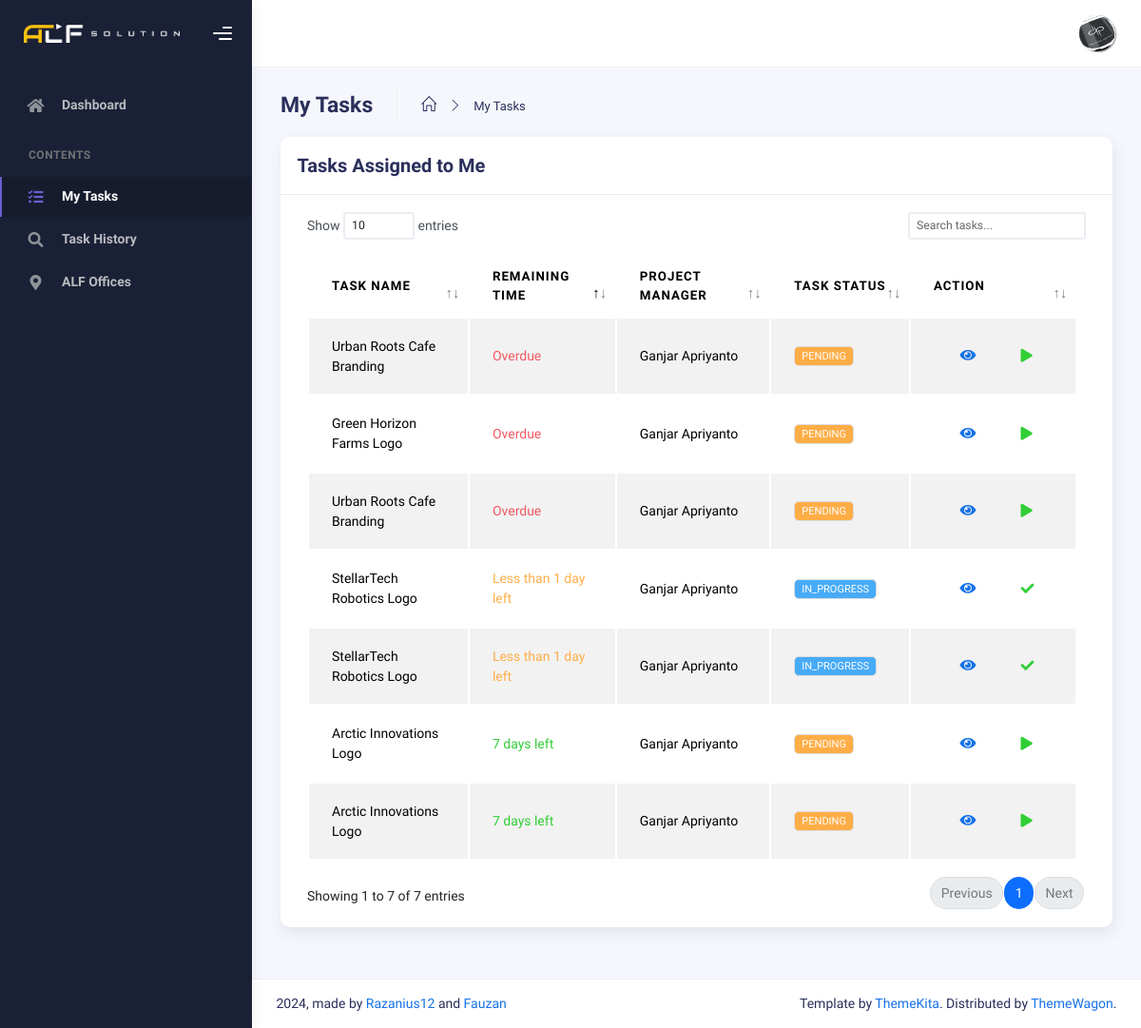
The app's page /index.php?page=task (signed in), older data.
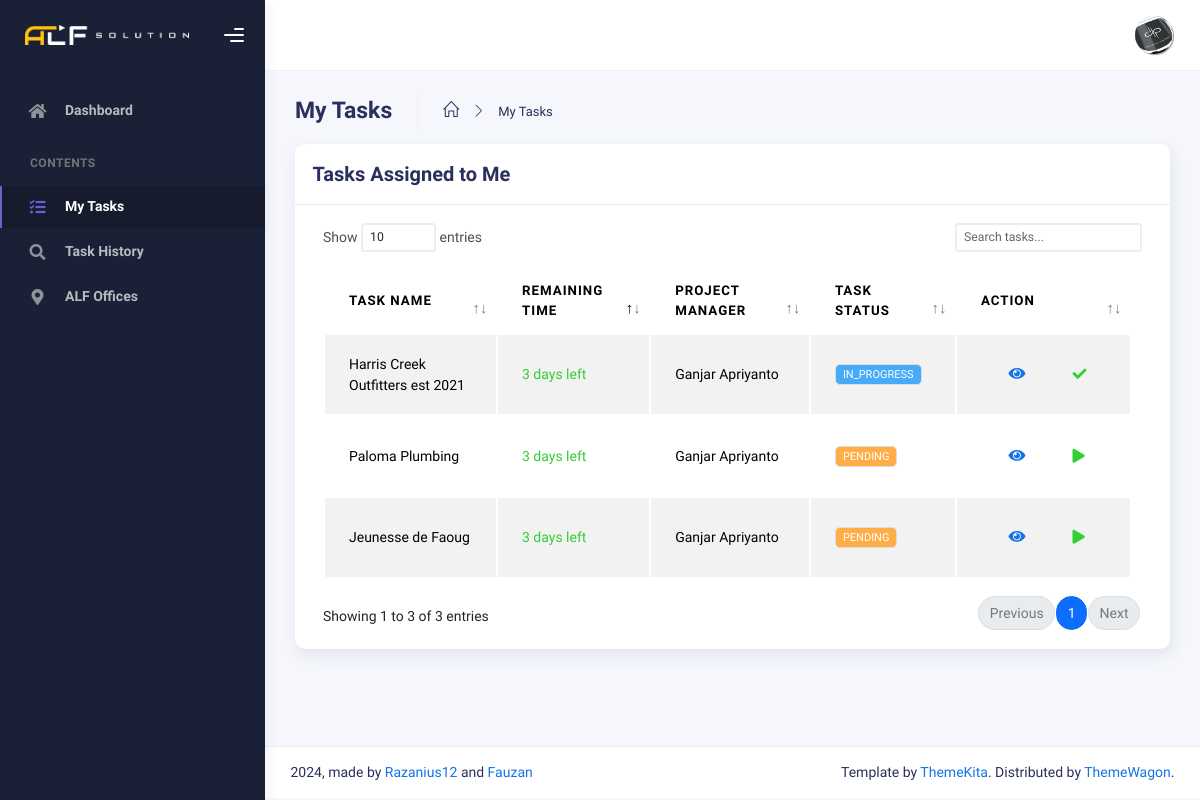
The same page, newer data.
### tables this page shows
CREATE TABLE `orders` (
  `id_order` int(11) NOT NULL,
  `project_manager_id` int(11) DEFAULT NULL,
  `worker_id` int(11) DEFAULT NULL,
  `order_name` varchar(255) DEFAULT NULL,
  `description` text DEFAULT NULL,
  `start_date` datetime DEFAULT NULL,
  `finished_at` datetime DEFAULT NULL,
  `deadline` date DEFAULT NULL,
  `status` enum('PENDING','IN_PROGRESS','COMPLETED','CANCELLED') DEFAULT 'PENDING',
  `order_price` int(255) DEFAULT NULL,
  `references_id` int(11) DEFAULT NULL,
  `attach_result_id` int(11) DEFAULT NULL
);

### main/pages/task.php (the view, shortened to what this page needs)
<?php
require 'config/database.php';
$currentWorkerId = $_SESSION['user_id'];
$stmt = mysqli_prepare($conn, "SELECT
           o.id_order,
           o.order_name,
           o.status,
           o.start_date,
           o.deadline,
           o.description,
           a.name_admin AS project_manager
          FROM
           orders o
          LEFT JOIN
           admins a ON o.project_manager_id = a.id_admin
          LEFT JOIN
           workers w ON o.worker_id = w.id_worker
          WHERE
          o.worker_id = ? AND o.status IN ('IN_PROGRESS', 'PENDING')");
mysqli_stmt_bind_param($stmt, "i", $currentWorkerId);
mysqli_stmt_execute($stmt);
$result = mysqli_stmt_get_result($stmt);
function getStatusBadgeClass($status)
{
 switch (strtoupper($status)) {
  case 'IN_PROGRESS':
   return 'info';
  case 'PENDING':
   return 'warning';
 }
}
?>
<div class="container">
 <div class="page-inner">
  <div class="page-header mb-0">
   <h3 class="fw-bold mb-3">My Tasks</h3>
   <ul class="breadcrumbs mb-3">
    <li class="nav-home">
     <a href="index.php">
      <i class="icon-home"></i>
     </a>
    </li>
    <li class="separator">
     <i class="icon-arrow-right"></i>
    </li>
    <li class="nav-item">
     <a href="index.php?page=task">My Tasks</a>
    </li>
   </ul>
  </div>
  <div class="row">
   <div class="col-md-12">
    <div class="card">
     <div class="card-header">
      <div class="d-flex align-items-center">
       <h4 class="card-title">Tasks Assigned to Me</h4>
      </div>
     </div>
     <div class="card-body">
      <div class="table-responsive">
       <table id="task-table" class="display table table-striped table-hover">
        <thead>
         <tr>
          <th>Task Name</th>
          <th>Remaining Time</th>
          <th>Project Manager</th>
          <th>Task Status</th>
          <th style="width: 10%">Action</th>
         </tr>
        </thead>
        <tbody>
         <?php
         while ($task = mysqli_fetch_assoc($result)): ?>
          <tr>
           <td><?= htmlspecialchars($task['order_name']) ?></td>
           <td>
            <?php
            $deadlineDate = new DateTime($task['deadline']);
            $now = new DateTime();
            if (htmlspecialchars($task['status']) == 'COMPLETED') {
             echo '<span class="text-success">Completed</span>';
            } else if (htmlspecialchars($task['status']) == 'CANCELLED') {
             echo '<span class="text-danger">Cancelled</span>';
            } else {
             $nowDate = new DateTime($now->format('Y-m-d'));
             if ($nowDate > $deadlineDate) {
              echo '<span class="text-danger">Overdue</span>';
             } else if ($nowDate == $deadlineDate) {
              echo '<span class="text-warning">Less than 1 day left</span>';
             } else {
              $interval = $nowDate->diff($deadlineDate);
              $daysLeft = $interval->days;
              if ($daysLeft > 1) {
               $timeLeft = "$daysLeft days left";
               echo '<span class="text-success">' . htmlspecialchars($timeLeft) . '</span>';
              } else {
               echo '<span class="text-warning">Less than 1 day left</span>';
              }
             }
            }
            ?>
           </td>
           <td><?= htmlspecialchars($task['project_manager'] ?? 'N/A') ?></td>
           <td>
            <span class="badge bg-<?= getStatusBadgeClass($task['status']) ?>">
             <?= htmlspecialchars($task['status']) ?>
            </span>
           </td>
           <td>
            <div class="form-button-action">
             <button type="button" class="btn btn-link btn-primary btn-lg" data-task-id="<?= $task['id_order'] ?>"
              data-task-name="<?= htmlspecialchars($task['order_name']) ?>"
              data-task-description="<?= htmlspecialchars($task['description'] ?? '') ?>"
              data-task-status="<?= htmlspecialchars($task['status']) ?>" onclick="showTaskDetails(this)">
              <i class="fa fa-eye"></i>
             </button>
             <?php if ($task['status'] === 'PENDING'): ?>
              <button type="button" class="btn btn-link btn-success" onclick="takeOrder(<?= $task['id_order'] ?>)">
               <i class="fa fa-play"></i>
              </button>
             <?php elseif ($task['status'] === 'IN_PROGRESS'): ?>
              <button type="button" class="btn btn-link btn-success" onclick="markTaskComplete(<?= $task['id_order'] ?>)">
               <i class="fa fa-check"></i>
              </button>
             <?php endif; ?>
            </div>
           </td>
          </tr>
         <?php endwhile; ?>
        </tbody>
       </table>
      </div>
     </div>
    </div>
   </div>
  </div>
 </div>
</div>

### index.php (shortened to what this page needs)
<!DOCTYPE html>
<html lang="en">
<?php
$currentUser = getCurrentUserDetails();
include_once 'head.php';
?>
<body>
 <div class="wrapper">
  <?php
  include_once 'main/bars/sidebar.php';
  ?>
  <div class="main-panel">
   <?php
   include_once 'main/bars/navbar.php';
   $page = $_GET['page'] ?? 'dashboard';
   switch ($page) {
    case 'task':
     includePage('main/pages/task.php');
     break;
   }
   function includePage($file)
   {
    if (file_exists($file)) {
     include $file;
    } else {
     header('Location: index.php?page=dashboard');
     exit();
    }
   }
   include_once 'footer.php';
   ?>
  </div>
</body>

### head.php (shortened to what this page needs)
<head>
 <link rel="stylesheet" href="assets/css/bootstrap.min.css" />
 <link rel="stylesheet" href="assets/css/plugins.min.css" />
 <link rel="stylesheet" href="assets/css/kaiadmin.min.css" />
 <link href="https://cdnjs.cloudflare.com/ajax/libs/cropperjs/1.5.12/cropper.min.css" rel="stylesheet">
</head>

### main/bars/sidebar.php (shortened to what this page needs)
<?php
$currentPage = $_GET['page'] ?? 'dashboard';
$mainSidebarItems = [
 'dashboard' => [
  'icon' => 'fas fa-home',
  'label' => 'Dashboard',
  'url' => './index.php?page=dashboard',
  'roles' => ['admin', 'worker']
 ],
 'admins' => [
  'icon' => 'fas fa-users-cog',
  'label' => 'Admins',
  'url' => 'index.php?page=admins',
  'roles' => ['admin']
 ]
];
$contentSidebarItems = [
 'workers' => [
  'icon' => 'fas fa-pen-square',
  'label' => 'Workers',
  'url' => 'index.php?page=workers',
  'roles' => ['admin'],
  'submenu' => ($currentPage === 'addNewPosition') ? [
   'addNewPosition' => [
    'icon' => 'fas fa-plus-circle',
    'label' => 'Add New Position',
    'url' => 'index.php?page=addNewPosition',
    'roles' => ['admin']
   ]
  ] : []
 ],
 'task' => [
  'icon' => 'fas fa-tasks',
  'label' => 'My Tasks',
  'url' => 'index.php?page=task',
  'roles' => ['worker']
 ],
 'history' => [
  'icon' => 'fas fa-search',
  'label' => 'Task History',
  'url' => 'index.php?page=history',
  'roles' => ['worker']
 ],
 'orderData' => [
  'icon' => 'fas fa-table',
  'label' => 'Order Data',
  'url' => 'index.php?page=orderData',
  'roles' => ['admin']
 ],
 'alfOffices' => [
  'icon' => 'fas fa-map-marker-alt',
  'label' => 'ALF Offices',
  'url' => 'index.php?page=alfOffices',
  'roles' => ['admin', 'worker']
 ],
 'monthlyRecap' => [
  'icon' => 'far fa-chart-bar',
  'label' => 'Monthly Recap',
  'url' => 'index.php?page=monthlyRecap',
  'roles' => ['admin']
 ]
];
function renderSidebarItems($items, $currentPage, $currentUser)
{
 foreach ($items as $page => $item) {
  $hasAccess = isset($item['roles']) &&
   in_array($currentUser['role'], $item['roles']);
  if (!$hasAccess)
   continue;
  $isActive = ($currentPage === $page);
  $hasSubmenu = isset($item['submenu']) && !empty($item['submenu']);
  ?>
  <li class="nav-item <?= $isActive ? 'active' : '' ?>">
   <?php if ($hasSubmenu): ?>
    <div class="nav-link-wrapper">
     <a href="<?= $item['url'] ?>" class="nav-link">
      <i class="<?= $item['icon'] ?>"></i>
      <p><?= $item['label'] ?></p>
     </a>
     <a href="#<?= $page ?>Submenu" class="submenu-toggle" data-bs-toggle="collapse">
      <span class="caret"></span>
     </a>
    </div>
    <div class="collapse <?= ($currentPage === $page ||
     array_key_exists($currentPage, $item['submenu'])) ? 'show' : '' ?>" id="<?= $page ?>Submenu">
     <ul class="nav nav-collapse">
      <?php
      if (isset($item['submenu'])) {
       foreach ($item['submenu'] as $subPage => $subItem):
        $hasSubAccess = isset($subItem['roles']) &&
         in_array($currentUser['role'], $subItem['roles']);
        if (!$hasSubAccess)
         continue;
        ?>
        <li class="<?= ($currentPage === $subPage) ? 'active' : '' ?>">
         <a href="<?= $subItem['url'] ?>" style="
         padding-top: 0px !important;
         padding-right: 0px !important;
         padding-bottom: 0px !important;
         padding-left: 25px !important;
         margin-bottom: -10px !important;">
          <i class="<?= $subItem['icon'] ?>" style="margin-left: 25px;"></i>
          <p><?= $subItem['label'] ?></p>
         </a>
        </li>
        <?php
       endforeach;
      }
      ?>
     </ul>
    </div>
   <?php else: ?>
    <a href="<?= $item['url'] ?>" class="nav-link">
     <i class="<?= $item['icon'] ?>"></i>
     <p><?= $item['label'] ?></p>
    </a>
   <?php endif; ?>
  </li>
  <?php
 }
}
?>
<div class="sidebar" data-background-color="dark">
 <?php include_once 'header.php'; ?>
 <div class="sidebar-wrapper scrollbar scrollbar-inner">
  <div class="sidebar-content">
   <ul class="nav nav-secondary">
    <?php renderSidebarItems($mainSidebarItems, $currentPage, $currentUser); ?>
    <li class="nav-section">
     <h4 class="text-section">Contents</h4>
    </li>
    <?php renderSidebarItems($contentSidebarItems, $currentPage, $currentUser); ?>
   </ul>
  </div>
 </div>
</div>

### main/bars/header.php (shortened to what this page needs)
<div class="sidebar-logo">
 <div class="logo-header" data-background-color="dark">
  <a href="index.php" class="logo">
   <img src="main/img/ALFLogoLightLandscape.webp" alt="navbar brand" class="navbar-brand" height="20" />
  </a>
  <div class="nav-toggle d-flex align-items-center">
   <button class="btn btn-toggle toggle-sidebar p-2 me-1 btn-no-outline">
    <i class="gg-menu-right fs-4"></i>
   </button>
  </div>
 </div>
</div>

### main/bars/navbar.php (shortened to what this page needs)
<div class="main-header">
 <nav class="navbar navbar-header navbar-header-transparent navbar-expand-lg border-bottom">
  <div class="container-fluid">
   <ul class="navbar-nav topbar-nav ms-md-auto align-items-center">
    <li class="nav-item topbar-user dropdown hidden-caret">
     <a class="dropdown-toggle profile-pic" data-bs-toggle="dropdown" href="#" aria-expanded="false">
      <div class="avatar-sm">
       <?php if (!empty($currentUser['profile_pic'])): ?>
        <div
         class="avatar-img-container rounded-circle bg-primary text-white d-flex align-items-center justify-content-center">
         <img src="<?= htmlspecialchars($currentUser['profile_pic']) ?>" class="avatar-img rounded-circle"
          alt="Profile Picture">
        </div>
       <?php else: ?>
        <div class="avatar-img rounded-circle bg-primary text-white d-flex align-items-center justify-content-center">
         <?= strtoupper(substr($currentUser['name'] ?? 'U', 0, 1)) ?>
        </div>
       <?php endif; ?>
      </div>
     </a>
    </li>
   </ul>
  </div>
 </nav>
</div>

### footer.php (shortened to what this page needs)
<footer class="footer">
 <div class="container-fluid d-flex flex-column flex-md-row justify-content-between align-items-center text-center">
  <nav class="pull-left">
  <div class="flex-grow-1">
   2024, made by
   <a target="_blank" href="https://github.com/Razanius12">Razanius12</a>
   and
   <a target="_blank" href="https://github.com/UjungberungG432">Fauzan</a>
  </div>
  </nav>
  <div class="text-center">
   <span class="d-block d-sm-inline">
    Template by <a target="_blank" href="http://www.themekita.com">ThemeKita</a>.
   </span>
   <span class="d-block d-sm-inline">
    Distributed by <a target="_blank" href="https://themewagon.com">ThemeWagon</a>.
   </span>
  </div>
 </div>
</footer>
</div>

### main/bars/header.php (style rules this page uses)
.btn-no-outline { outline: none !important; box-shadow: none !important; }
.btn-toggle { display: flex; align-items: center; justify-content: center; height: 40px; border-radius: 50%; transition: background-color 0.3s ease; border: none; }
.btn-toggle i { margin: 0; }

### main/bars/navbar.php (style rules this page uses)
.avatar-img, .avatar-img-container { background-color: #f8f9fa; box-shadow: 0.08rem 0.08rem 0.05rem rgba(0, 0, 0, 0.2); }

Row changes from the older to the newer data that the page shows:
removed orders: order_name "Urban Roots Cafe Branding", deadline "Overdue", project_manager.name_admin "Ganjar Apriyanto", status "PENDING"
removed orders: order_name "Green Horizon Farms Logo", deadline "Overdue", project_manager.name_admin "Ganjar Apriyanto", status "PENDING"
removed orders: order_name "StellarTech Robotics Logo", deadline "Less than 1 day left", project_manager.name_admin "Ganjar Apriyanto", status "IN_PROGRESS"
removed orders: order_name "Arctic Innovations Logo", deadline "7 days left", project_manager.name_admin "Ganjar Apriyanto", status "PENDING"
removed orders: order_name "Urban Roots Cafe Branding", deadline "Overdue", project_manager.name_admin "Ganjar Apriyanto", status "PENDING"
removed orders: order_name "StellarTech Robotics Logo", deadline "Less than 1 day left", project_manager.name_admin "Ganjar Apriyanto", status "IN_PROGRESS"
removed orders: order_name "Arctic Innovations Logo", deadline "7 days left", project_manager.name_admin "Ganjar Apriyanto", status "PENDING"
added orders: order_name "Harris Creek Outfitters est 2021", deadline "3 days left", project_manager.name_admin "Ganjar Apriyanto", status "IN_PROGRESS"
added orders: order_name "Paloma Plumbing", deadline "3 days left", project_manager.name_admin "Ganjar Apriyanto", status "PENDING"
added orders: order_name "Jeunesse de Faoug", deadline "3 days left", project_manager.name_admin "Ganjar Apriyanto", status "PENDING"
Text that changed along with them:
text written by a page script: "Show entries Showing 1 to 7 of 7 entries Previous 1 Next" → "Show entries Showing 1 to 3 of 3 entries Previous 1 Next"
